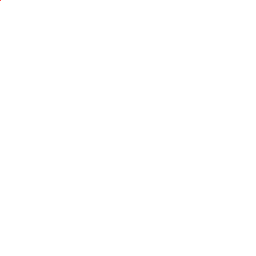
Frame 1 (no input)
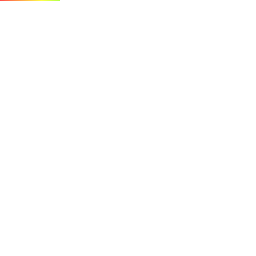
Frame 60 (the mouse pressed at the canvas centre just before this capture)
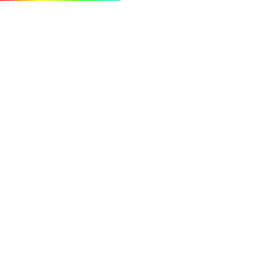
Frame 120 (the mouse held since frame 60 and released just before this capture)

The Processing sketch that drew these frames (run headless with seeded random() and noise(); from frame 60 on, the mouse is pressed at the canvas centre):

// Processing sketch: gradient
// ── gradient.pde
int R = 255;//red
int G = 0;//green
int B = 0;//blue
int x = 0;//x coordinate of point
int y = 0;//y coordinate of point
int i = 0;//loop control variable
int opacity = 255;//opacity, fades as it goes down

void setup(){
  size(256, 256);
  background(255);
  frameRate(100000);
  smooth();
}

void draw(){
  if (x >= 0 && x < width/6){
    R = 255;
    G = G + 6;
    B = 0;
  }
  
  if (x >= width/6 && x < 2*width/6){
    R = R - 6;
    G = 255;
    B = 0;
  }
  
  if (x >= 2*width/6 && x < 3*width/6){
    R = 0;
    G = 255;
    B = B + 6;
  }
  
  if (x >= 3*width/6 && x < 4*width/6){
    R = 0;
    G = G - 6;
    B = 255;
  }
  
  if (x >= 4*width/6 && x < 5*width/6){
    R = R + 6;
    G = 0;
    B = 255;
  }
  
  if (x >= 5*width/6 && x < width){
    R = 255;
    G = 0;
    B = B - 6;
  }
  
  if (i == width){
    y = y + 1;
    x = 0;
    opacity = opacity - 1;
    i = 0;
  }
  
  if (i < 256 && y <= 256){
    stroke(R, G, B, opacity);
    point (x, y);
    x = x + 1;
    i = i + 1;
  }
}
